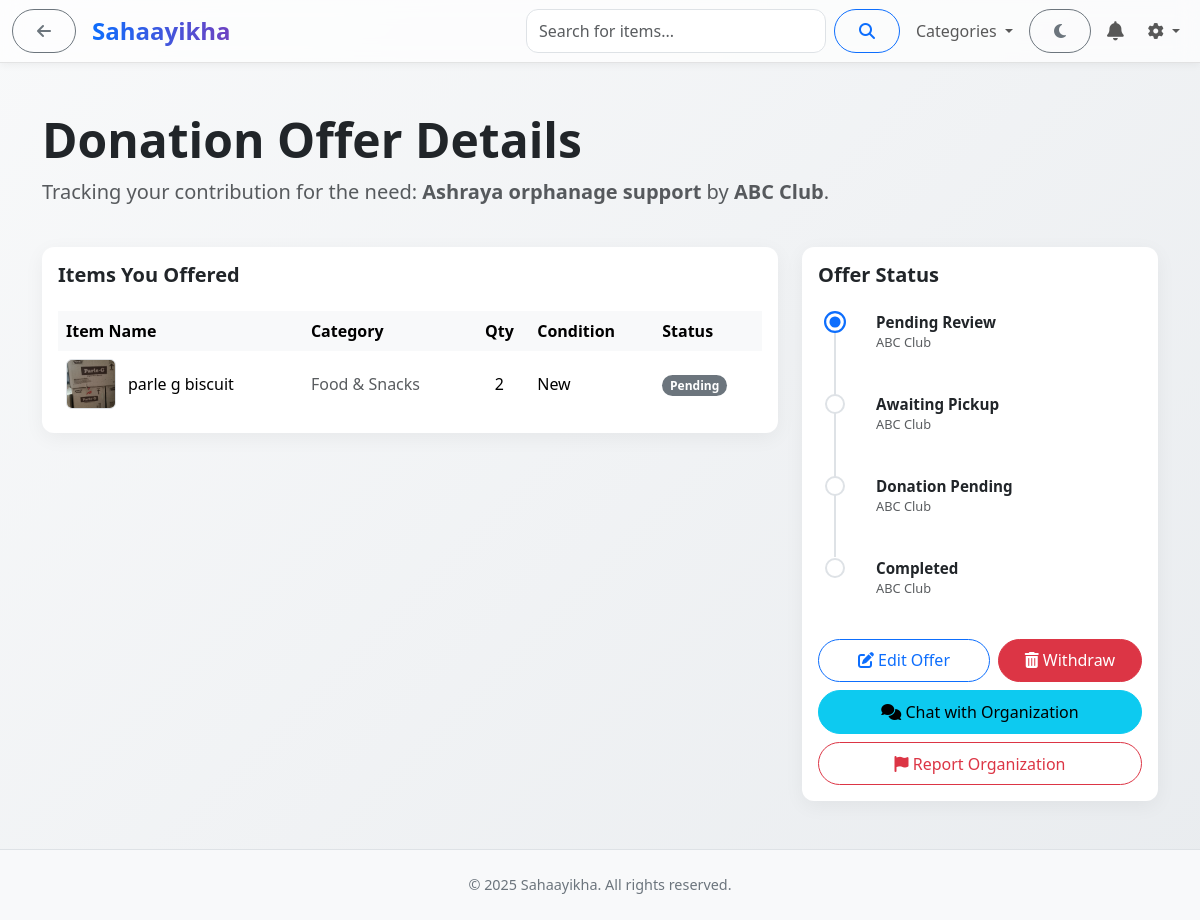
The page /my-offer/4 (signed in) on the database as committed earlier.
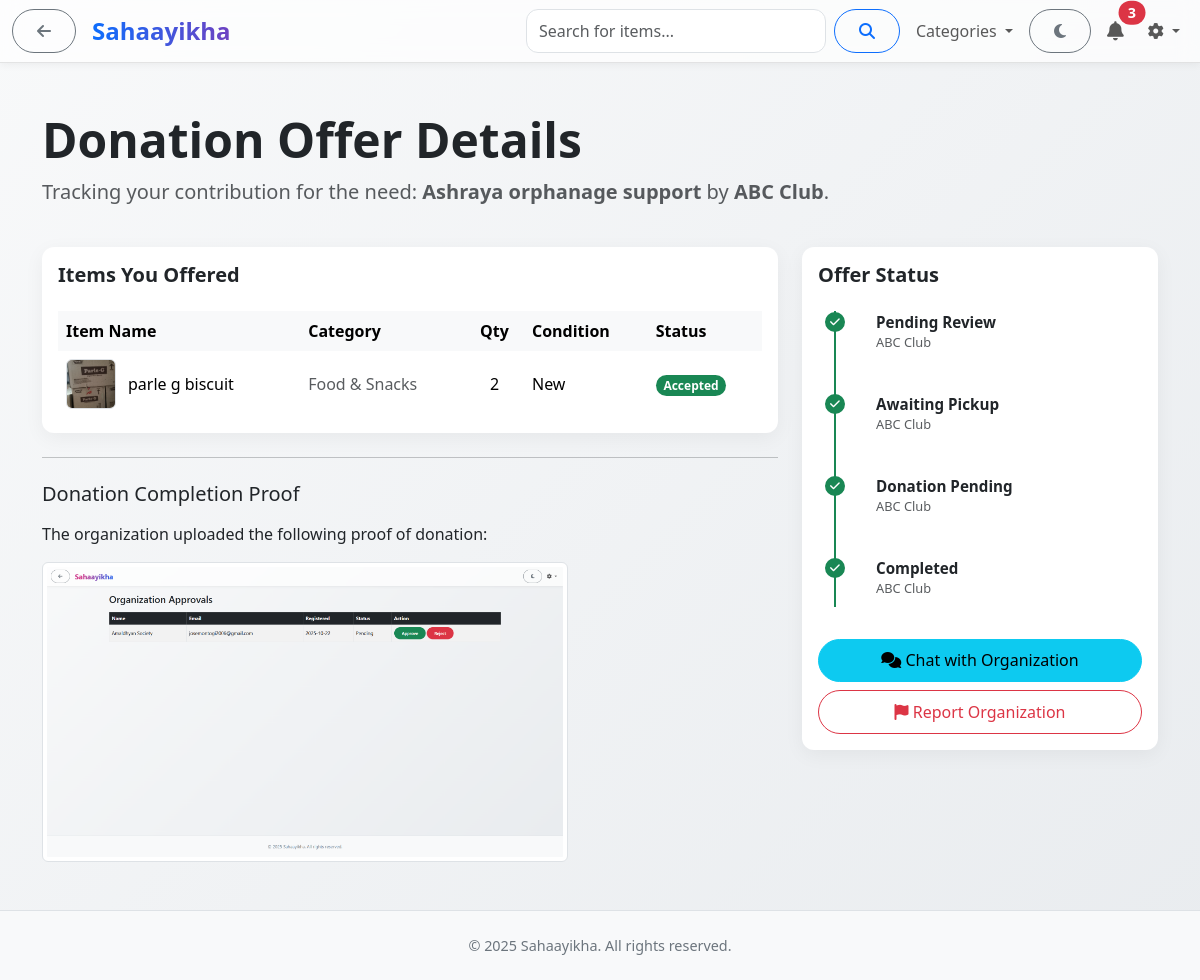
The same page on the database as committed later.
### app/models.py (models this page shows)
class OfferedItem(db.Model):
    __tablename__ = 'offered_items'
    offered_item_id = db.Column(db.Integer, primary_key=True)
    offer_id = db.Column(db.Integer, db.ForeignKey('donation_offers.offer_id'), nullable=False, index=True)
    title = db.Column(db.String(255), nullable=False)
    category = db.Column(db.String(255), nullable=True)
    description = db.Column(db.Text, nullable=True)
    quantity = db.Column(db.Integer, nullable=False, default=1)
    condition = db.Column(db.String(50))
    image_url = db.Column(db.String(255), nullable=True)
    manufacture_date = db.Column(db.Date, nullable=True)
    expiry_date = db.Column(db.Date, nullable=True, index=True)
    status = db.Column(db.String(50), default='Pending', index=True) # Pending, Accepted, Rejected

class DonationOffer(db.Model):
    __tablename__ = 'donation_offers'
    offer_id = db.Column(db.Integer, primary_key=True)
    user_id = db.Column(db.Integer, db.ForeignKey('users.user_id'), nullable=False, index=True)
    need_id = db.Column(db.Integer, db.ForeignKey('disaster_needs.need_id'), nullable=False, index=True)
    org_id = db.Column(db.Integer, db.ForeignKey('organizations.org_id'), nullable=False, index=True)
    status = db.Column(db.String(50), default='Pending Review', index=True)
    created_at = db.Column(db.DateTime, default=datetime.utcnow, index=True)
    verified_at = db.Column(db.DateTime, nullable=True)
    picked_up_at = db.Column(db.DateTime, nullable=True)
    completed_at = db.Column(db.DateTime, nullable=True)
    pickup_retries = db.Column(db.Integer, default=0)
    proof_image_url = db.Column(db.String(255), nullable=True)
    offered_items = db.relationship('OfferedItem', backref='offer', cascade="all, delete-orphan")
    chat_session = db.relationship(
    'ChatSession',
    back_populates='donation_offer',
    uselist=False,
    foreign_keys='ChatSession.donation_offer_id', # Reference the FK on ChatSession
    passive_deletes=True
    )

### app/routes.py (the view)
@main.route("/my-offer/<int:offer_id>")
@login_required
@role_required("user")
def view_my_offer(offer_id):
    offer = DonationOffer.query.options(
        orm.joinedload(DonationOffer.offered_items), # Eager load items
        orm.joinedload(DonationOffer.need),          # Eager load need details
        orm.joinedload(DonationOffer.organization)   # Eager load org details
    ).get_or_404(offer_id)
    if offer.user_id != current_user.user_id: abort(403)
    report_form = OrganizationReportForm() # Renamed form variable
    return render_template("features/view_my_offer.html", offer=offer, form=report_form)

### app/forms.py
class OrganizationReportForm(FlaskForm): # Specific for reporting Org from offer page
    reason = TextAreaField('Reason for Reporting Organization', validators=[DataRequired(), Length(min=10, max=1000)])
    submit = SubmitField('Submit Report')

### app/models.py (called while the page is built)
    @reconstructor
    def init_on_load(self):
        self._other_user_instance = None # Cache for get_other_user

### app/routes.py (called while the page is built)
@login_manager.user_loader
def load_user(user_id):
    try:
        prefix, id_str = user_id.split(":")
        id_val = int(id_str)
    except Exception:
        return None
    if prefix == "user":
        return User.query.get(id_val)
    if prefix == "admin":
        return Admin.query.get(id_val)
    if prefix == "org":
        return Organization.query.get(id_val)
    return None

@main.after_request
def add_header(response):
    response.headers['Cache-Control'] = 'no-store, no-cache, must-revalidate, post-check=0, pre-check=0, max-age=0'
    response.headers['Pragma'] = 'no-cache'
    response.headers['Expires'] = '-1'
    return response

### app/templates/features/view_my_offer.html (shortened to what the changed rows need)
{% extends "base.html" %}
{% from "includes/_form_macros.html" import render_field %}
{% block content %}
<div class="container py-5">
    <div class="page-header">
        <h1 class="display-5">Donation Offer Details</h1>
    </div>
    <div class="row g-4 main-content">
        <div class="col-lg-8">
            <div class="card mb-4">
                <div class="card-header bg-transparent border-0 pt-3">
                </div>
                <div class="card-body">
                    <div class="table-responsive">
                        <table class="table table-borderless table-hover mb-0">
                            <thead class="table-light">
                                <tr>
                                    <th>Item Name</th>
                                    <th>Category</th>
                                    <th class="text-center">Qty</th>
                                    <th>Condition</th>
                                    <th>Status</th>
                                </tr>
                            </thead>
                            <tbody>
                                {% for item in offer.offered_items %}
                                <tr>
                                    <td class="align-middle item-name-cell">
                                        <img src="{{ url_for('static', filename=item.image_url or 'images/item_placeholder.jpg') }}"
                                             alt="{{ item.title }} thumbnail"
                                             class="item-thumbnail {% if item.image_url %}enlargeable-image{% else %}placeholder{% endif %}">
                                        <span class="fw-medium">{{ item.title }}</span>
                                    </td>
                                    <td class="align-middle text-muted">{{ item.category }}</td>
                                    <td class="align-middle text-center">{{ item.quantity }}</td>
                                    <td class="align-middle">{{ item.condition }}</td>
                                    <td class="align-middle">
                                        {% if item.status == 'Accepted' %}<span class="badge rounded-pill text-bg-success">Accepted</span>
                                        {% elif item.status == 'Rejected' %}<span class="badge rounded-pill text-bg-danger">Rejected</span>
                                        {% else %}<span class="badge rounded-pill text-bg-secondary">Pending</span>
                                        {% endif %}
                                    </td>
                                </tr>
                                {% endfor %}
                            </tbody>
                        </table>
                    </div>
                </div>
            </div>
            {% if offer.status == 'Completed' %}
            <hr>
            <div class="mt-4">
                <h5 class="mb-3">Donation Completion Proof</h5>
                {% if offer.proof_image_url %}
                    <p>The organization uploaded the following proof of donation:</p>
                    <a href="{{ url_for('static', filename=offer.proof_image_url) }}" target="_blank" title="View Proof Image">
                        <img src="{{ url_for('static', filename=offer.proof_image_url) }}" alt="Donation Proof" class="img-thumbnail" style="max-height: 300px; cursor: pointer;">
                    </a>
                {% else %}
                    <p class="text-muted fst-italic">The organization did not upload a proof image for this completed donation.</p>
                {% endif %}
            </div>
            {% endif %}
        </div>
        <div class="col-lg-4">
            <div class="card">
                <div class="card-body">
                    {% set statuses = ['Pending Review', 'Awaiting Pickup', 'Donation Pending', 'Completed'] %}
                    <div class="timeline">
                        {% for status in statuses %}
                            {% set effective_offer_status = 'Awaiting Pickup' if offer.status in ['Accepted', 'Partially Accepted'] else offer.status %}
                            {% set current_status_index = statuses.index(effective_offer_status) if effective_offer_status in statuses else -1 %}
                            {% set loop_index = loop.index0 %}
                            {% set is_completed = current_status_index > loop_index %}
                            {% set is_active = current_status_index == loop_index %}
                            {% if offer.status == 'Completed' and status == 'Completed' %}
                                {% set is_completed = True %}
                                {% set is_active = False %}
                            {% endif %}
                            <div class="timeline-item {{ 'completed' if is_completed and offer.status not in ['Rejected', 'Pickup Failed'] }} {{ 'active' if is_active }} {{ 'failed' if offer.status in ['Rejected', 'Pickup Failed'] and loop.last }}">
                                <div class="timeline-marker"></div>
                                <div class="timeline-content">
                                    <div class="timeline-title">{{ status }}</div>
                                    <div class="timeline-subtitle">{% if offer.organization %}{{ offer.organization.name }}{% else %}[Deleted Org]{% endif %}</div>
                                </div>
                            </div>
                        {% endfor %}
                    </div>
                </div>
                <div class="card-footer bg-transparent border-0 p-3 d-grid gap-2">
                    {% if offer.status == 'Pending Review' %}
                    <div class="d-flex gap-2">
                        <a href="{{ url_for('main.edit_donation_offer', offer_id=offer.offer_id) }}" class="btn btn-outline-primary w-100">
                            <i class="fas fa-edit"></i> Edit Offer
                        </a>
                        <form action="{{ url_for('main.delete_donation_offer', offer_id=offer.offer_id) }}" method="POST" onsubmit="return confirm('Are you sure you want to withdraw this offer?');" class="w-100">
                            <button type="submit" class="btn btn-danger w-100">
                                <i class="fas fa-trash-alt"></i> Withdraw
                            </button>
                        </form>
                    </div>
                    {% endif %}
                </div>
            </div>
        </div>
    </div>
</div>
{% endblock %}

Rows that differ between the two databases and show on the page:
changed OfferedItem "parle g biscuit": status "Pending" → "Accepted"
now on this page (row edited): DonationOffer: proof_image_url (picture), status "Completed" (drawn)
changed DonationOffer: status "Pending Review" → "Completed" (drawn)
Other text that changed with them:
{{ unread_count }}: (not shown) → "3"
text no longer shown: "Edit Offer Withdraw"
text now shown: "Donation Completion Proof The organization uploaded the following proof of donation:"
